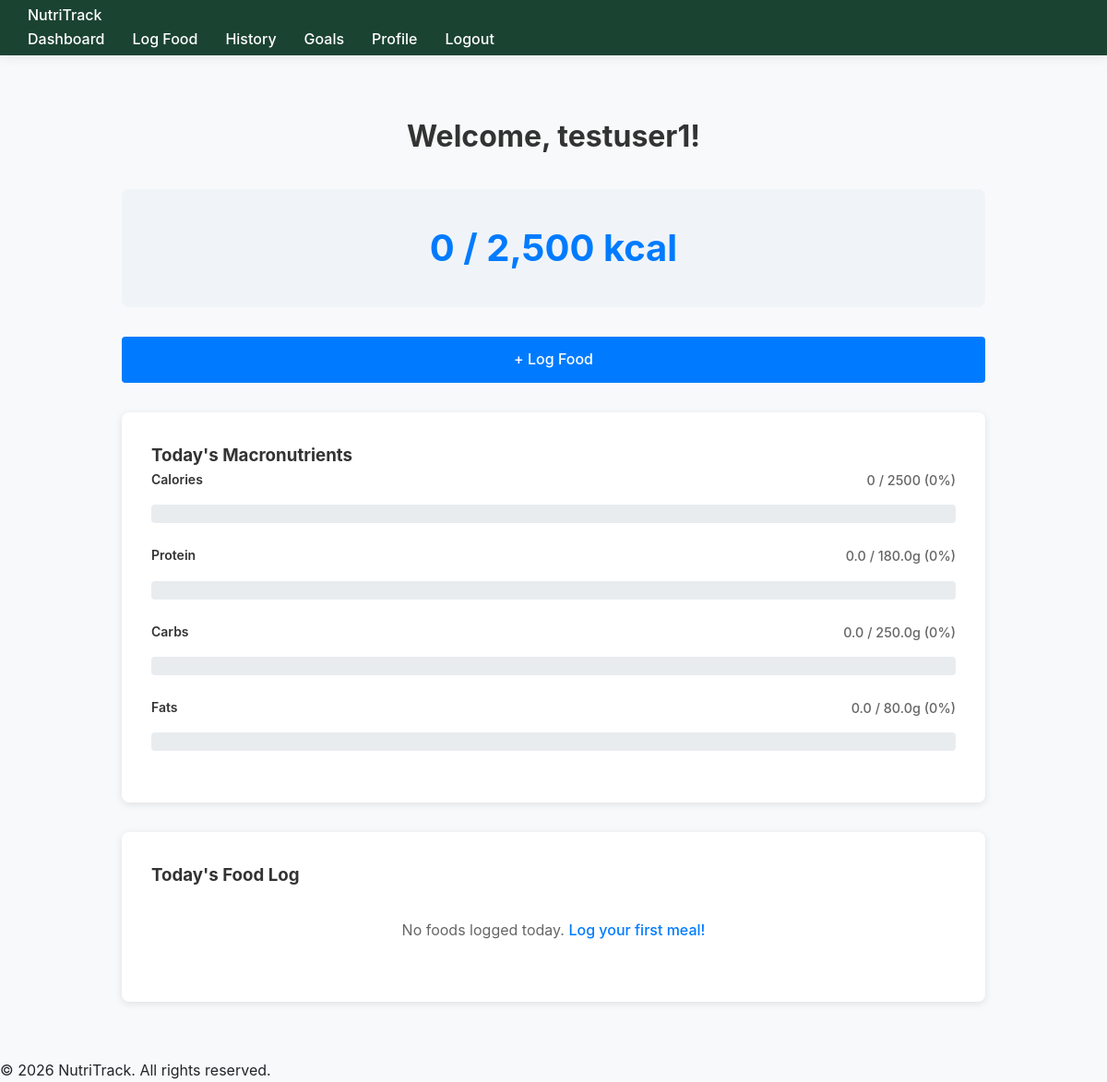
/dashboard (signed in), run on the app's committed database.
### tables this page shows
CREATE TABLE users (
            id INTEGER PRIMARY KEY AUTOINCREMENT,
            username TEXT UNIQUE NOT NULL,
            password_hash TEXT NOT NULL,
            email TEXT UNIQUE NOT NULL,
            created_at TIMESTAMP DEFAULT CURRENT_TIMESTAMP
        );

CREATE TABLE goals (
            id INTEGER PRIMARY KEY AUTOINCREMENT,
            user_id INTEGER UNIQUE NOT NULL,
            daily_calories REAL NOT NULL DEFAULT 2000,
            daily_protein REAL NOT NULL DEFAULT 150,
            daily_carbs REAL NOT NULL DEFAULT 250,
            daily_fats REAL NOT NULL DEFAULT 65,
            FOREIGN KEY (user_id) REFERENCES users(id)
        );

### app.py (the view, shortened to what this page needs)
@app.route('/dashboard')
@login_required
def dashboard():
    connection = get_db_connection()
    cursor = connection.cursor()
    today = date.today()
    cursor.execute('''
        SELECT fl.id, f.name, fl.quantity_grams, fl.meal_type, f.calories_per_100g, f.protein, f.carbs, f.fats
        FROM food_log fl
        JOIN foods f ON fl.food_id = f.id
        WHERE fl.user_id = ? AND fl.logged_date = ?
        ORDER BY fl.id DESC
    ''', (current_user.id, today))
    today_foods = cursor.fetchall()
    total_calories = 0
    total_protein = 0
    total_carbs = 0
    total_fats = 0
    today_food_list = []
    cursor.execute('SELECT daily_calories, daily_protein, daily_carbs, daily_fats FROM goals WHERE user_id = ?', (current_user.id,))
    goals_row = cursor.fetchone()
    connection.close()
    if goals_row:
        goals = {
            'daily_calories': goals_row['daily_calories'],
            'daily_protein': goals_row['daily_protein'],
            'daily_carbs': goals_row['daily_carbs'],
            'daily_fats': goals_row['daily_fats']
        }
    progress = {
        'calories': min(int((total_calories / goals['daily_calories']) * 100), 100)
                    if goals['daily_calories'] else 0,
        'protein': min(int((total_protein / goals['daily_protein']) * 100), 100)
                   if goals['daily_protein'] else 0,
        'carbs': min(int((total_carbs / goals['daily_carbs']) * 100), 100)
                 if goals['daily_carbs'] else 0,
        'fats': min(int((total_fats / goals['daily_fats']) * 100), 100)
                if goals['daily_fats'] else 0
    }
    return render_template('dashboard.html',
                         username=current_user.username,
                         total_calories=round(total_calories, 1),
                         total_protein=round(total_protein, 1),
                         total_carbs=round(total_carbs, 1),
                         total_fats=round(total_fats, 1),
                         goals=goals,
                         progress=progress,
                         today_foods=today_food_list)

### app.py (called while the page is built)
@login_manager.user_loader
def load_user(user_id):
    connection = get_db_connection()
    cursor = connection.cursor()
    cursor.execute('SELECT id, username, email FROM users WHERE id = ?', (user_id,))
    user_data = cursor.fetchone()
    connection.close()
    if user_data:
        return User(user_data['id'], user_data['username'], user_data['email'])
    return None

    @property
    def is_authenticated(self):
        return True

### database.py (called while the page is built)
def get_db_connection():
    connection = sqlite3.connect(DATABASE_PATH)
    connection.row_factory = sqlite3.Row
    return connection

### templates/dashboard.html (shortened to what this page needs)
{% extends "base.html" %}
{% block content %}
<div class="dashboard-container">
    <div class="welcome-section">
        <h1>Welcome, {{ username }}!</h1>
    </div>
    <div class="calories-summary">
        <h2>{{ "{:,.0f}".format(total_calories) }} / {{ "{:,.0f}".format(goals.daily_calories) }} kcal</h2>
    </div>
    <div class="action-buttons">
        <a href="{{ url_for('log_food') }}" class="btn btn-primary btn-large">+ Log Food</a>
    </div>
    <div class="macros-section">
        <h3>Today's Macronutrients</h3>
        <div class="macro-item">
            <div class="macro-header">
                <label>Calories</label>
                <span class="macro-values">{{ "{:.0f}".format(total_calories) }} / {{ "{:.0f}".format(goals.daily_calories) }} ({{ progress.calories }}%)</span>
            </div>
            <div class="progress-bar">
            </div>
        </div>
        <div class="macro-item">
            <div class="macro-header">
                <label>Protein</label>
                <span class="macro-values">{{ "{:.1f}".format(total_protein) }} / {{ "{:.1f}".format(goals.daily_protein) }}g ({{ progress.protein }}%)</span>
            </div>
            <div class="progress-bar">
            </div>
        </div>
        <div class="macro-item">
            <div class="macro-header">
                <label>Carbs</label>
                <span class="macro-values">{{ "{:.1f}".format(total_carbs) }} / {{ "{:.1f}".format(goals.daily_carbs) }}g ({{ progress.carbs }}%)</span>
            </div>
            <div class="progress-bar">
            </div>
        </div>
        <div class="macro-item">
            <div class="macro-header">
                <label>Fats</label>
                <span class="macro-values">{{ "{:.1f}".format(total_fats) }} / {{ "{:.1f}".format(goals.daily_fats) }}g ({{ progress.fats }}%)</span>
            </div>
            <div class="progress-bar">
            </div>
        </div>
    </div>
    <div class="food-log-section">
        <h3>Today's Food Log</h3>
        {% if today_foods %}
            <div class="food-list">
                {% for food in today_foods %}
                    <div class="food-item">
                        <div class="food-info">
                            <div class="food-name">{{ food.name }}</div>
                            <div class="food-details">
                                <span class="quantity">{{ food.quantity_grams }}g</span>
                                <span class="meal-type">{{ food.meal_type }}</span>
                                <span class="calories">{{ "{:.0f}".format(food.calories) }} kcal</span>
                            </div>
                        </div>
                        <form method="POST" action="{{ url_for('delete_food_log', entry_id=food.id) }}" class="delete-form">
                            <button type="submit" class="btn btn-danger btn-small" onclick="return confirm('Delete this food entry?')">Delete</button>
                        </form>
                    </div>
                {% endfor %}
            </div>
        {% else %}
            <p class="no-foods">No foods logged today. <a href="{{ url_for('log_food') }}">Log your first meal!</a></p>
        {% endif %}
    </div>
</div>
{% endblock %}

### templates/base.html (shortened to what this page needs)
<!DOCTYPE html>
<html lang="en">
<head>
    <link rel="stylesheet" href="{{ url_for('static', filename='css/style.css') }}">
</head>
<body>
    <nav class="navbar">
        <div class="navbar-container">
            <div class="navbar-brand">
                <a href="{% if current_user.is_authenticated %}{{ url_for('dashboard') }}{% else %}{{ url_for('login') }}{% endif %}">NutriTrack</a>
            </div>
            <div class="navbar-menu">
                {% if current_user.is_authenticated %}
                    <ul class="navbar-nav">
                        <li><a href="{{ url_for('dashboard') }}">Dashboard</a></li>
                        <li><a href="{{ url_for('log_food') }}">Log Food</a></li>
                        <li><a href="{{ url_for('history') }}">History</a></li>
                        <li><a href="{{ url_for('goals') }}">Goals</a></li>
                        <li><a href="#">Profile</a></li>
                        <li><a href="{{ url_for('logout') }}">Logout</a></li>
                    </ul>
                {% else %}
                    <ul class="navbar-nav">
                        <li><a href="{{ url_for('login') }}">Login</a></li>
                        <li><a href="{{ url_for('register') }}">Register</a></li>
                    </ul>
                {% endif %}
            </div>
        </div>
    </nav>
    <main class="container">
        {% block content %}{% endblock %}
    </main>
    <footer class="footer">
        <p>&copy; 2026 NutriTrack. All rights reserved.</p>
    </footer>
</body>
</html>

### static/css/style.css (style rules this page uses)
:root { --primary: #2D6A4F; --accent: #52B788; --danger: #E63946; --warning: #F4A261; --bg: #F8F9FA; --card-bg: #FFFFFF; --text: #212529; --text-light: #6C757D; --border-radius: 12px; --shadow: 0 2px 12px rgba(0, 0, 0, 0.08); }
* { margin: 0; padding: 0; box-sizing: border-box; }
body { font-family: -apple-system, BlinkMacSystemFont, 'Segoe UI', Roboto, 'Helvetica Neue', Arial, sans-serif; background-color: var(--bg); color: var(--text); line-height: 1.6; }
nav { background-color: #1B4332; height: 60px; display: flex; align-items: center; justify-content: space-between; padding: 0 30px; box-shadow: var(--shadow); }
nav ul { display: flex; list-style: none; gap: 30px; }
nav a { color: white; text-decoration: none; font-weight: 500; position: relative; transition: color 0.3s ease; }
nav a::after { content: ''; position: absolute; bottom: -5px; left: 0; width: 0; height: 2px; background-color: var(--accent); transition: width 0.3s ease; }
.container { max-width: 1200px; margin: 0 auto; padding: 30px 20px; }
label { display: block; margin-bottom: 8px; font-weight: 600; color: var(--text); font-size: 14px; }
.btn { display: inline-block; padding: 12px 24px; border: none; border-radius: 8px; font-size: 14px; font-weight: 600; cursor: pointer; transition: all 0.3s ease; text-decoration: none; }
.btn-primary { background-color: var(--primary); color: white; padding: 14px 28px; font-size: 15px; }
.btn-large { padding: 16px 32px; font-size: 16px; width: 100%; }

### templates/dashboard.html (style rules this page uses)
.dashboard-container { max-width: 1000px; margin: 0 auto; padding: 2rem; }
.welcome-section { text-align: center; margin-bottom: 2rem; }
.welcome-section h1 { font-size: 2rem; color: #333; }
.calories-summary { text-align: center; background: #f0f4f8; padding: 2rem; border-radius: 8px; margin-bottom: 2rem; }
.calories-summary h2 { font-size: 2.5rem; color: #007bff; margin: 0; }
.action-buttons { text-align: center; margin-bottom: 2rem; }
.btn-large { padding: 1rem 2rem; font-size: 1.1rem; }
.macros-section { background: white; padding: 2rem; border-radius: 8px; box-shadow: 0 2px 8px rgba(0, 0, 0, 0.1); margin-bottom: 2rem; }
.macros-section h3 { margin-top: 0; color: #333; }
.macro-item { margin-bottom: 1.5rem; }
.macro-header { display: flex; justify-content: space-between; margin-bottom: 0.5rem; font-weight: 500; }
.macro-header label { color: #333; }
.macro-values { color: #666; font-size: 0.9rem; }
.progress-bar { height: 20px; background: #e9ecef; border-radius: 4px; overflow: hidden; }
.food-log-section { background: white; padding: 2rem; border-radius: 8px; box-shadow: 0 2px 8px rgba(0, 0, 0, 0.1); }
.food-log-section h3 { margin-top: 0; color: #333; }
.btn { display: inline-block; padding: 0.75rem 1.5rem; border-radius: 4px; text-decoration: none; font-weight: 500; transition: all 0.3s ease; border: none; cursor: pointer; font-size: 1rem; }
.btn-primary { background: #007bff; color: white; }
.no-foods { text-align: center; color: #666; padding: 2rem; }
.no-foods a { color: #007bff; text-decoration: none; font-weight: 500; }

### data on the page
users: username "testuser1"
goals: daily_calories "2,500", daily_calories "2500", daily_protein "180.0", daily_carbs "250.0", daily_fats "80.0"

### other printed values
{{ "{:,.0f}".format(total_calories) }} "0"
{{ "{:.0f}".format(total_calories) }} "0"
{{ progress.calories }} "0"
{{ "{:.1f}".format(total_protein) }} "0.0"
{{ progress.protein }} "0"
{{ "{:.1f}".format(total_carbs) }} "0.0"
{{ progress.carbs }} "0"
{{ "{:.1f}".format(total_fats) }} "0.0"
{{ progress.fats }} "0"
